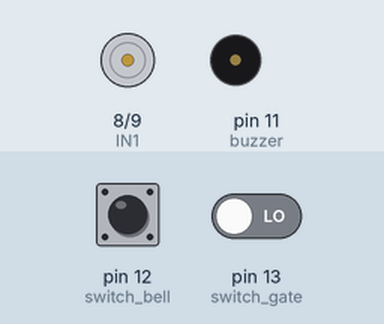
Bench run of a sketch on a simulated Arduino Uno, built with avr-gcc and run on an emulated ATmega328P. Parts: motor-driver pin pairs drawn as motors (green arrow = first pin HIGH = forward, orange = second pin HIGH = backward, longer = more drive, scaled by the enable pin), buzzer (waves = sounding). Inputs (shaded band) come from the test bench; at power-on: pin 12 (switch_bell) LOW, pin 13 (switch_gate) LOW.

Above: at 1.2 s.
1.3 s: pin 12 (switch_bell) pulled HIGH for 0.15 s
At 2.4 s:
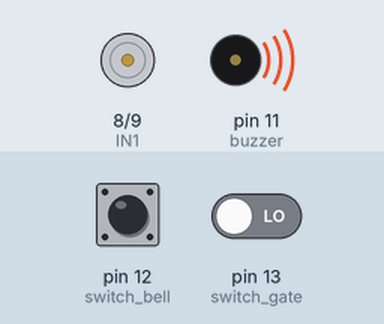
2.9 s: pin 12 (switch_bell) driven HIGH and pin 13 (switch_gate) driven HIGH
At 3.6 s:
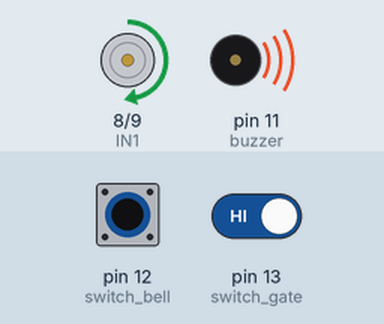
5.9 s: pin 13 (switch_gate) driven LOW
At 7.1 s:
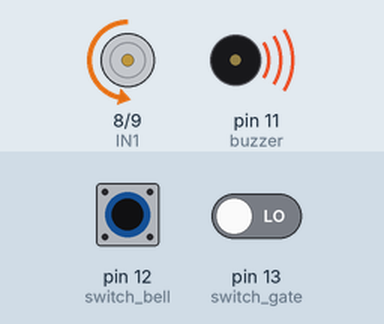
7.4 s: pin 13 (switch_gate) driven HIGH
At 12.8 s:
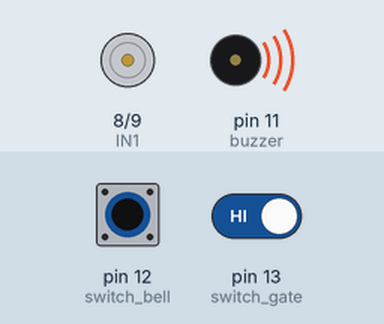
Timing chart, 0 to 13.4 s (numbered marks = the images above; inputs shaded):
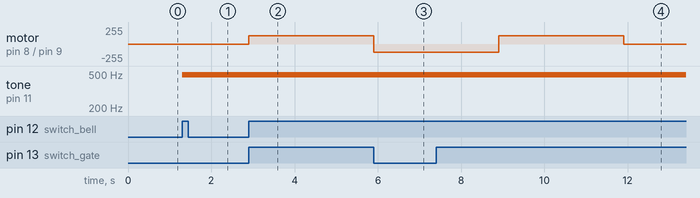

The sketch:

project.ino
```cpp
int switch_bell = 12;
int switch_state_bell = 0;

int switch_gate = 13;
int switch_state_gate = 0;
int door = 0;

int motor_speed = 0;
#define EN 10
#define IN1 8
#define IN2 9

int buzzer = 11;

void setup() {
  // put your setup code here, to run once:
pinMode (switch_bell, INPUT);
pinMode (switch_gate, INPUT);

pinMode (buzzer, OUTPUT);

pinMode (EN, OUTPUT);
pinMode (IN1, OUTPUT);
pinMode (IN2, OUTPUT);

Serial.begin(9600);
}

void loop() {
  // put your main code here, to run repeatedly:

switch_state_bell = digitalRead(switch_bell);

if (switch_state_bell == HIGH) {
  analogWrite(buzzer, HIGH);
} else {
  analogWrite(buzzer, LOW);
}


switch_state_gate = digitalRead(switch_gate);


if (switch_state_gate == HIGH && switch_state_bell == HIGH && door==0){
  digitalWrite(IN1, HIGH);
  digitalWrite(IN2, LOW);
  analogWrite(EN, 125);
  delay(3000);
  analogWrite(EN, 0);
  door =1;
}

 if (switch_state_gate == LOW && switch_state_bell == HIGH && door==1){
  digitalWrite(IN1, LOW);
  digitalWrite(IN2, HIGH);
  analogWrite(EN, 125);
  delay(3000);
  analogWrite(EN, 0);
  door=0;
  }
}
```

Measured:
- after the input at 1.3 s, tone on pin 11 (buzzer): silent → 490 Hz at once
- after the input at 2.9 s, motor on pin 8 (IN1) / pin 9 (IN2): stopped → forward 125/255 at once
- after the input at 5.9 s, motor on pin 8 (IN1) / pin 9 (IN2): forward 125/255 → backward 125/255 at once
- after the input at 7.4 s, motor on pin 8 (IN1) / pin 9 (IN2): backward 125/255 → forward 125/255 after 1.5 s, → stopped 3.0 s later
